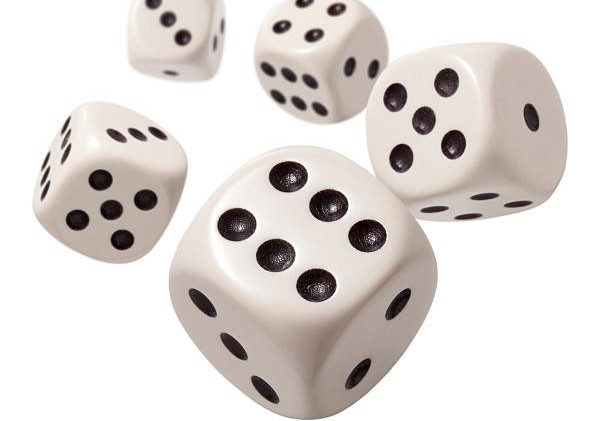
#> input picture unti-1/lesson-3/image-1.jpg, 612 x 421 px
$ python image_manipulation.py image-1.jpg 5
#> lines starting #> are read from the running program, lines starting #| are printed output that depends on the picture
import sys # importing system input output (i/o)
from PIL import Image # importing Image class (set of functions) from pillow

if len(sys.argv) !=3: # if length of system argument is not equal to 3
    exit("This command requires two arguments: the name of an image file and degree to rotate") # exit program and display error message written

img = Image.open(sys.argv[1]) # open image through user input
#> img is the input picture: PIL image 612x421 RGB; mean R, G, B 222.9, 217.5, 214.5
rotated_img=img.rotate(int(sys.argv[2])) # create a new variable to assign the rotate function output
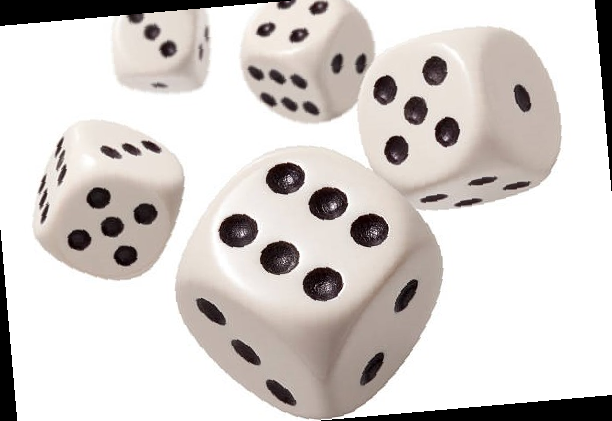
#> rotated_img: PIL image 612x421 RGB; mean R, G, B 211.9, 206.5, 203.5
rotated_img.save("rotated-" + sys.argv[1]) # combining strings to become rotated-image-1.jpg
